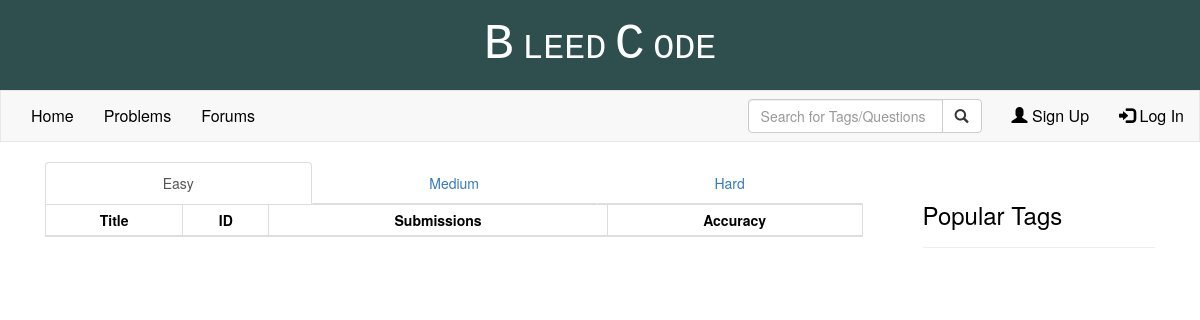
/problems/, run on an earlier commit of the app's database.
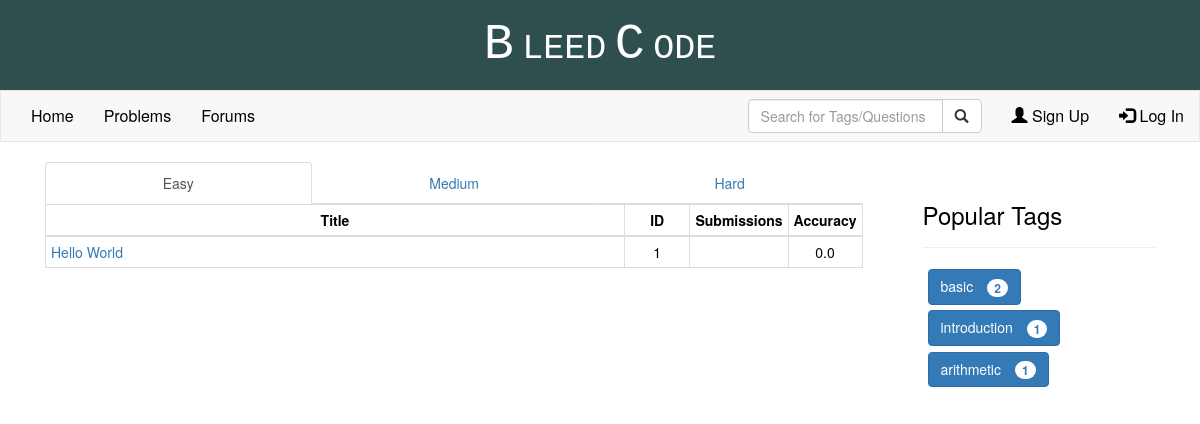
And on a later commit of the database.
### Problems/models.py (models this page shows)
class ProblemSet(models.Model):
    id = models.AutoField(primary_key=True)
    title = models.CharField(max_length=100)
    difficulty = models.CharField(max_length=10)
    no_of_submissions = models.IntegerField(default=0)
    accuracy = models.FloatField(default=0.0)
    tags = models.CharField(max_length=100, default="")
    description = models.TextField(default="")
    constraints = models.TextField(default="")
    inputDesc = models.TextField(default="")
    outputDesc = models.TextField(default="")
    problemSetter = models.CharField(max_length=30, default="")
    problemTester = models.CharField(max_length=30, default="")
    publishDate = models.DateField(default=datetime.date.today)
    timeLimit = models.FloatField(default=0.0)
    def __unicode__(self):
        return self.title

### Problems/views.py (the view)
def problemIndex(request):
    print("aaaaa")
    problems = ProblemSet.objects.all()
    print(problems)
    badgeCount = {}
    for i in problems:
        tags = i.tags.split()
        for j in tags:
            if j in badgeCount:
                badgeCount[j] += 1
            else:
                badgeCount[j] = 1
    print("bbb")
    return render(request, 'problems.html' , {'problems': problems, 'badgeCount': badgeCount} )

### templates/problems.html (shortened to what this page needs)
{% extends "base.html" %}
{% block body %}
    <div class="container">
        <div class="row">
            <div class="col-sm-9">
                <div class="col-sm-12">
                    <ul class="nav nav-tabs nav-justified">
                        <li class="active"><a href="#Easy" data-toggle="tab">Easy</a></li>
                        <li><a href="#Medium" data-toggle="tab">Medium</a></li>
                        <li><a href="#Hard" data-toggle="tab">Hard</a></li>
                    </ul>
                    <div class="tab-content">
                        <div id="Easy" class="tab-pane fade in active">
                            <div class="table-responsive">
                                <table class="table table-condensed table-bordered table-hover roundedCorner">
                                    <thead class="tableHeader">
                                        <th>Title</td>
                                        <th>ID</td>
                                        <th>Submissions</td>
                                        <th>Accuracy</td>
                                    </thead>
                                    {% for problem in problems %}
                                        {% if problem.difficulty == "Easy" %}
                                            <tr>
                                                <td class="col-sm-9"> <a href="/problems/{{problem.id}}/"> {{problem.title}} </td>
                                                <td class="col-sm-1" style="text-align:center;"> {{problem.id}} </td>
                                                <td class="col-sm-1" style="text-align:center;"> {{problem.submissions}} </td>
                                                <td class="col-sm-1" style="text-align:center;"> {{problem.accuracy}} </td>
                                            </tr>
                                        {% endif %}
                                    {% endfor %}
                                </table>
                            </div>
                        </div>
                    </div>
                </div>
            </div>
            <div class="col-sm-3">
                <div class="col-sm-12">
                        <div class="page-header">
                            <h3>Popular Tags</h3>
                        </div>
                        <ul style="list-style-type:none; font-size:150%; margin-left:0px; padding-left:5px;">
                            {% for badge,count in badgeCount.items %}
                                <li style="margin-bottom:5px;">
                                    <button class="btn btn-primary">
                                        {{ badge }}&emsp;<span class="badge">{{ count }}</span>
                                    </button>
                                </li>
                            {% endfor %}
                        </ul>
                </div>
            </div>
        </div>
    </div>
{% endblock %}

### templates/base.html (shortened to what this page needs)
<!DOCTYPE html>
<html lang="en-US">
    <head>
        {% load staticfiles %}
        <link rel="stylesheet" href="https://maxcdn.bootstrapcdn.com/bootstrap/3.3.7/css/bootstrap.min.css">
    </head>
    <body>
        <div class="banner">
            <span style="font-size: 50px; font-weight: 500;">B</span>
            <span style="font-size: 35px">leed</span>
            <span style="font-size: 50px; font-weight: 500;">C</span>
            <span style="font-size: 35px">ode</span>
        </div>
        <nav class="navbar navbar-default">
            <div class="container-fluid">
                <ul class="nav navbar-nav">
                    <li><a href="/">Home</a></li>
                    <li><a href="/problems/">Problems</a></li>
                    <li><a href="/forums/">Forums</a></li>
                </ul>
                <ul class="nav navbar-nav navbar-right">
                    <li>
                        <form class="navbar-form" role="form" method="POST" action="#">
                            <div class="input-group">
                                <input type="text" placeholder="Search for Tags/Questions" name="searchBox" class="form-control">
                                <div class="input-group-btn">
                                    <button class="btn btn-default" type="submit">
                                        <i id="search" class="glyphicon glyphicon-search"></i>
                                    </button>
                                </div>
                            </div>
                        </form>
                    </li>
                    {% if user.is_authenticated %}
                        <li><a href="{% url 'Profile:userprofile' user_id=user.id %}"><span class="glyphicon glyphicon-user"></span> {{ user.username }}</a></li>
                        <li><a href="{% url 'logout' %}"><span class="glyphicon glyphicon-log-in"></span> Logout</a></li>
                    {% else %}
                        <li><a href="{% url 'signUp' %}" data-toggle="modal" data-target="#signUpPopUp"><span class="glyphicon glyphicon-user"></span> Sign Up</a></li>
                        <li><a href="{% url 'login' %}" data-toggle="modal" data-target="#logInPopUp"><span class="glyphicon glyphicon-log-in"></span> Log In</a></li>
                    {% endif %}
                </ul>
            </div>
        </nav>
        {% block body %}
        {% endblock %}
    </body>
</html>

### templates/problems.html (style rules this page uses)
.roundedCorner { border-radius: 10px; }
.tableHeader th { text-align:center; }

### templates/base.html (style rules this page uses)
body { color: black; }
.navbar-default { font-size: 12pt; border-radius: 0; }
.navbar-default .navbar-nav > li > a { color: black; }
div.banner { margin: 0px; padding: 0px; height: 90px; font-family: Courier New, Courier, monospace; color: white; text-align: center; vertical-align: middle; line-height: 90px; background-color: darkslategrey; text-transform: uppercase; }

What changed in the data, as far as the page shows it:
added ProblemSet: title "Hello World", id "1", accuracy "0.0"
Also different on the page:
new list line: "basic 2"
new list line: "introduction 1"
new list line: "arithmetic 1"
